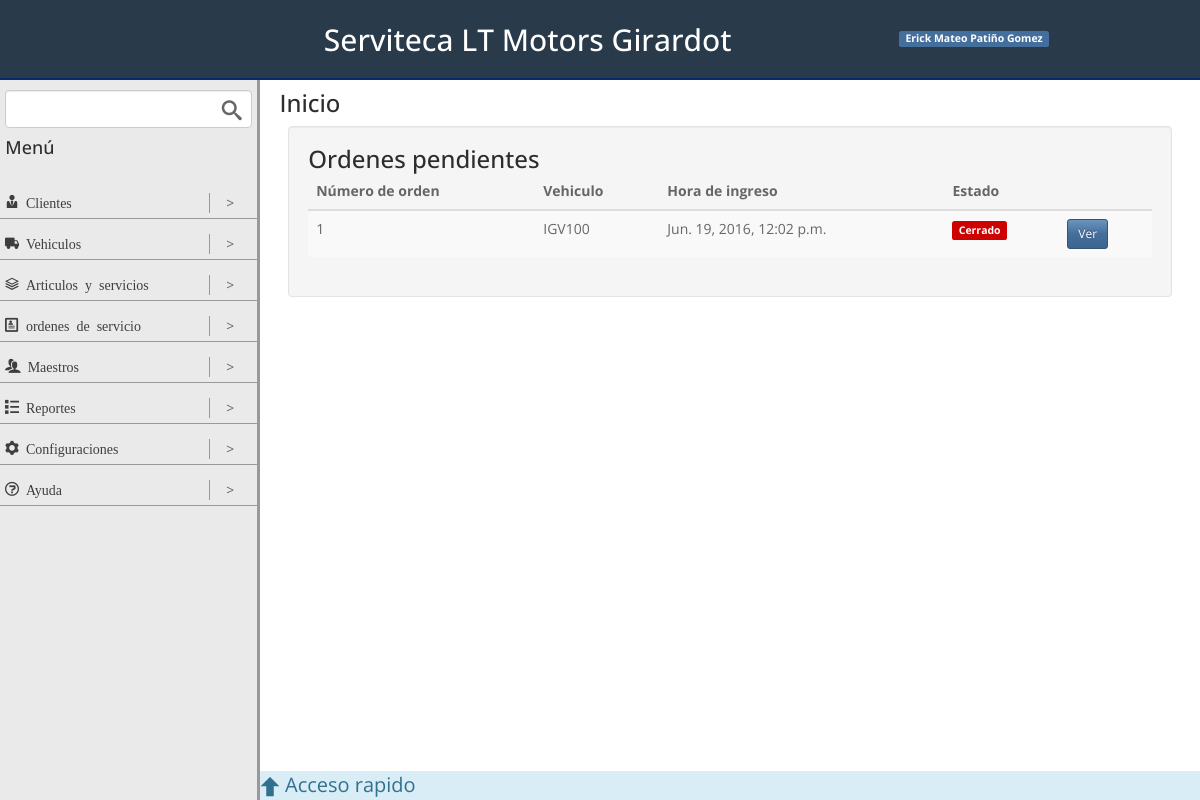
The page /home on the database its author committed.
### ordenes_servicios/models.py (models this page shows, shortened)
class ordenServicioModel(models.Model):
	vehiculo = models.ForeignKey(vehiculoModel,null=False,blank=False)
	fecha = models.DateTimeField(null=False,blank=False,default=datetime.now)
	state = models.PositiveIntegerField(default = 1)

### vehiculos/models.py (models this page shows, shortened)
class vehiculoModel(models.Model):
	placa = models.CharField(max_length=10, null=False, blank=False)
	cilindraje = models.IntegerField(null=True, blank=True)
	marca = models.ForeignKey(MarcaModel, null=True, blank=True)
	clase = models.CharField(max_length=50, null=True, blank=True)
	kilometraje_actual = models.CharField(max_length = 10, null = True, blank = True)
	soat = models.DateField(auto_now = False, null = True, blank = True)
	tipo = models.ForeignKey(tipoVehiculoModel, null=True, blank=True)
	cliente = models.ForeignKey(clienteModel, null=False, blank=False)
	foto = models.ImageField(upload_to = 'img/vehiculo/', default = 'img/none.jpg')
	def __str__(self):
		return str(self.placa)
	class Meta:
		ordering = ['-pk']

### app/views.py (the view)
# urls.py: url(r'^home$', 'app.views.home'),
def home(request):
	ordenesPendientes = ordenServicioModel.objects.order_by('-state', '-fecha')
	context = {
		'ordenesPendientes' : ordenesPendientes
	}
	return render(request, 'home.html', context)

### app/templates/home.html (shortened to what this page needs)
{% extends "base.html" %}
{% block contentViewTitle %}
	<h3>Inicio</h3>
{% endblock contentViewTitle %}
{% block content %}
	<div class="well ordenes-pendientes-content">
		<h3>Ordenes pendientes</h3>
		<table class="table table-striped table-hover ">
			<thead>
				<tr>
					<th>Número de orden</th>
					<th>Vehiculo</th>
					<th>Hora de ingreso</th>
					<th>Estado</th>
					<th></th>
				</tr>
			</thead>
			<tbody>
				{% for orden in ordenesPendientes %}
					<tr>
						<td>{{ orden.id }}</td>
						<td>{{ orden.vehiculo }}</td>
						<td>{{ orden.fecha }}</td>
						<td>{% if orden.state == 1 %}<span class="label label-success">Abierto</span>{% else %}<span class="label label-danger">Cerrado</span>{% endif %}</td>
						<td>
							<a href="{% url 'detalle_orden_servicio' orden.pk %}" class="btn btn-primary btn-sm">Ver</a>
						</td>
					</tr>
				{% endfor %}
			</tbody>
		</table
	</div>
{% endblock content %}

### static/css/styles.css (style rules this page uses)
html,body { height:100% }
h1,h2,h3,h4 { margin:0 }
a { color:#3d3f3f;text-decoration:none }

### rows shown on the page
ordenServicioModel: id "1", vehiculo "IGV100", fecha "Jun. 19, 2016, 12:02 p.m.", state "Cerrado"
